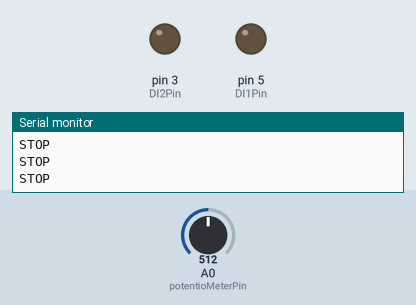
Simulated run of this sketch. Board: Arduino Uno, built with avr-gcc and run on an emulated ATmega328P. On the bench: output pins drawn as LEDs (lit = HIGH), the last lines printed to the serial monitor. The inputs (shaded band) are chosen by the test bench; at power-on: A0 (potentioMeterPin) = 512.

Above: at 1.2 s.
1.3 s: A0 (potentioMeterPin) set to 490
At 1.6 s:
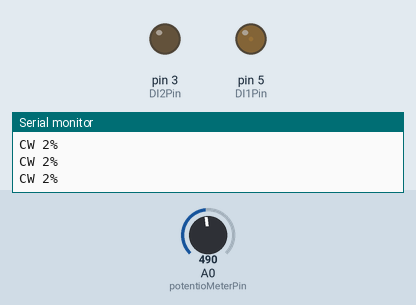
2.8 s: A0 (potentioMeterPin) set to 514
At 4.0 s:
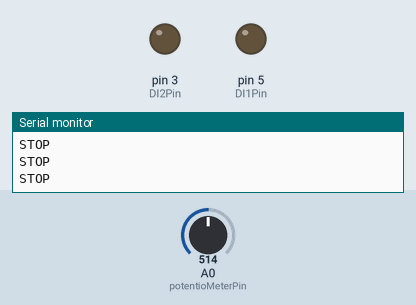
4.3 s: A0 (potentioMeterPin) set to 534
At 5.4 s:
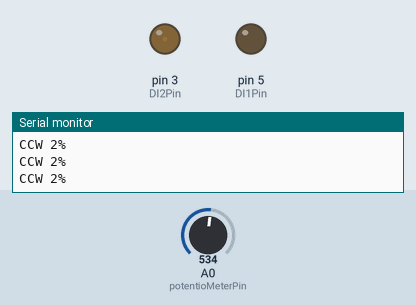
5.8 s: A0 (potentioMeterPin) set to 716
At 6.7 s:
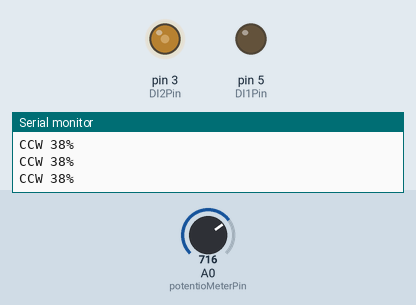
7.3 s: A0 (potentioMeterPin) set to 900
At 8.1 s:
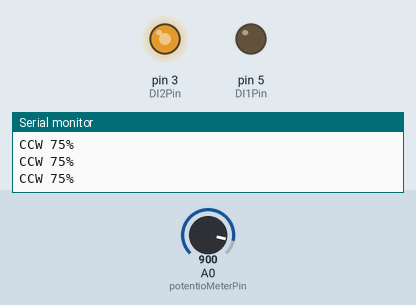
8.8 s: A0 (potentioMeterPin) set to 1023
At 9.4 s:
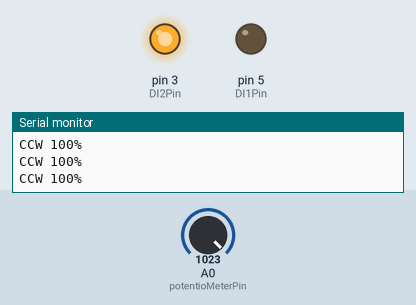
Timing chart, 0 to 11.3 s (numbered marks = the images above; inputs shaded):
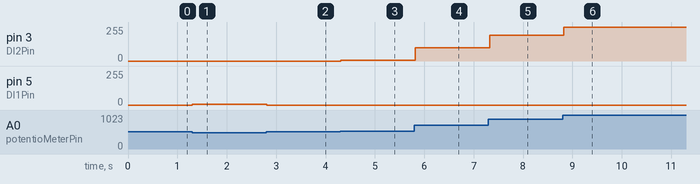

The sketch:

motor.ino
```cpp
// 포텐쇼미터 핀 설정
int potentioMeterPin = A0;

// in1 핀 설정
int DI1Pin = 5;
// in2 핀 설정
int DI2Pin = 3;

int motorPWM;
int motorVelocity;

void setup() {
  // 시리얼 통신 설정
  Serial.begin(9600);

  pinMode(DI1Pin,OUTPUT);
  pinMode(DI2Pin,OUTPUT);
}

void loop(){
  // 포텐쇼미터 값을 읽어옴
  int potentioMeter = analogRead(potentioMeterPin);

  // 포텐쇼미터 아날로그 입력값이 0~500 일 때 CW로 동작
  if((potentioMeter >= 0) && (potentioMeter <=500)){
    motorPWM = map(potentioMeter,500,0,0,255);
    // 모터를 CW로 회전
    analogWrite(DI1Pin, motorPWM);
    digitalWrite(DI2Pin, LOW);

    motorVelocity = map(potentioMeter,500,0,0,100);
    // 모터의 회전 방향을 출력하고 백분율로 속도를 표시한다
    Serial.print("CW ");
    Serial.print(motorVelocity);
    Serial.println("%");
  }
  // 포텐쇼미터 아날로그 입력값이 524~1023 일 때 CCW로 동작
  else if((potentioMeter >= 524) && (potentioMeter <=1023)){
    motorPWM = map(potentioMeter,524,1023,0,255);
    // 모터를 CCW로 회전
    digitalWrite(DI1Pin, LOW);
    analogWrite(DI2Pin, motorPWM);

    motorVelocity = map(potentioMeter,524,1023,0,100);
    // 모터의 회전 방향을 출력하고 백분율로 속도를 표시한다
    Serial.print("CCW ");
    Serial.print(motorVelocity);
    Serial.println("%");
  }
  else{

    digitalWrite(DI1Pin, LOW);
    digitalWrite(DI2Pin, LOW);
    // 모터 정지 메세지를 출력한다
    Serial.println("STOP");
  }
  delay(100);
}
```

Measured:
- after the input at 1.3 s, pin 5 (DI1Pin): 0/255 → 5/255 at once
- after the input at 2.8 s, pin 5 (DI1Pin): 5/255 → 0/255 at once
- after the input at 4.3 s, pin 3 (DI2Pin): 0/255 → 5/255 at once
- after the input at 5.8 s, pin 3 (DI2Pin): 5/255 → 98/255 at once
- after the input at 7.3 s, pin 3 (DI2Pin): 98/255 → 192/255 at once
- after the input at 8.8 s, pin 3 (DI2Pin): 192/255 → 255/255 at once
